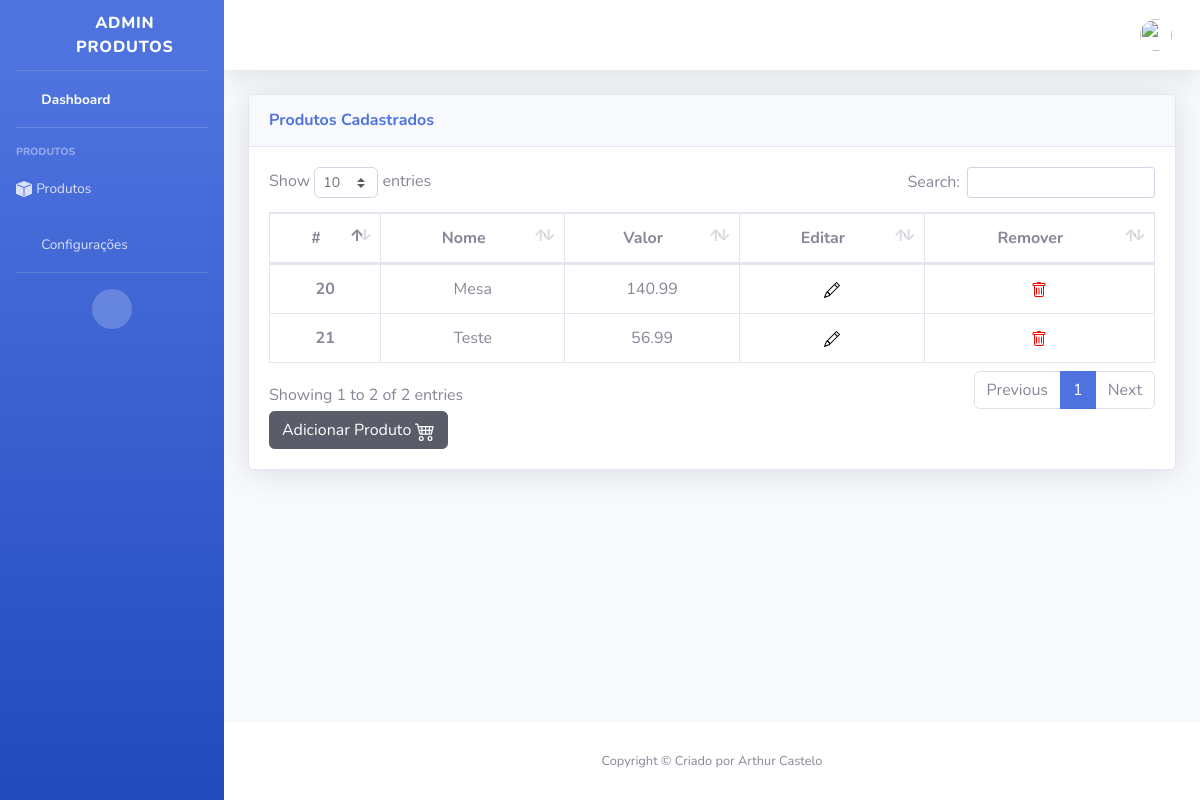
The page /listar/ on the database as committed earlier.
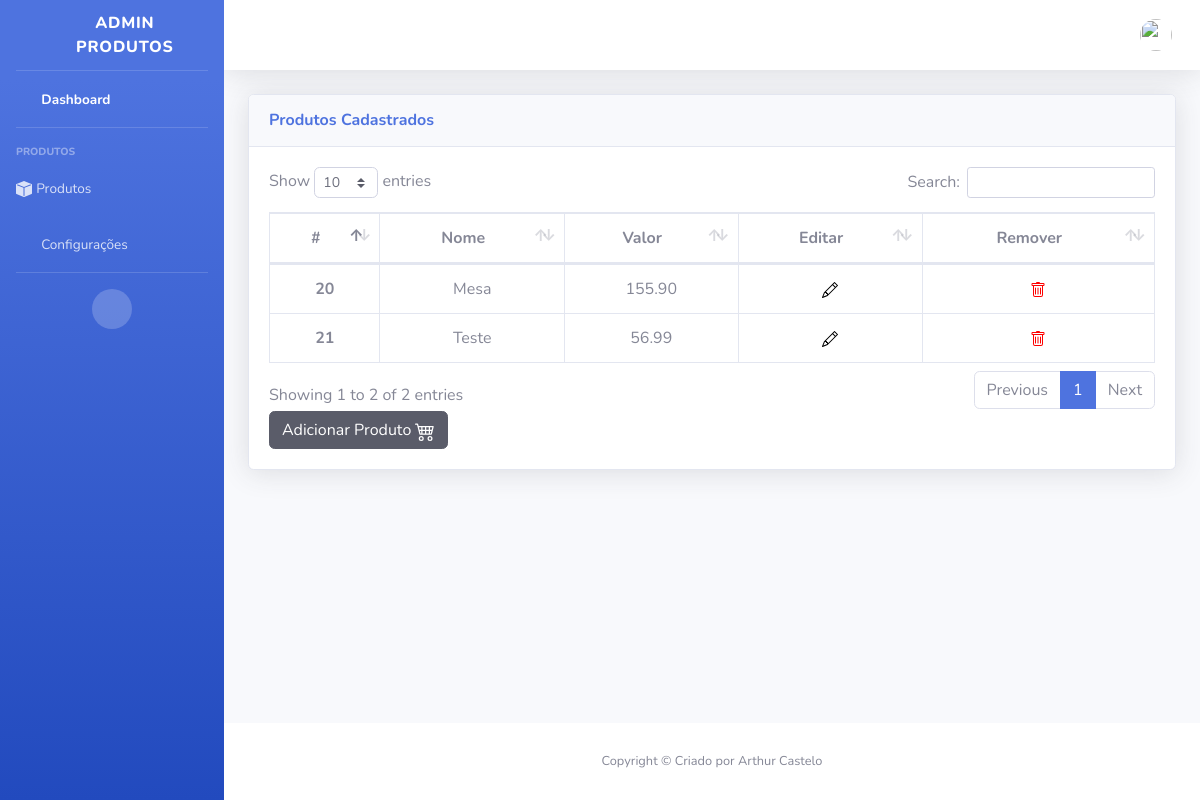
The same page on the database as committed later.
### mercado/models.py (models this page shows, shortened)
class Produtos(models.Model):
    nome = models.CharField(max_length=100)
    valor = models.CharField(max_length=100)

### mercado/views.py (the view)
# urls.py: path('listar/', listar_produtos, name='listar_produtos'),
def listar_produtos(request):
    code_success = request.GET.get('code_success')
    user_id = request.user.id
    todos_produtos = Produtos.objects.all()
    usuario_atual = request.user  # Usuário atual logado
    return render(request,'listar_produtos.html',{'todos_produtos':todos_produtos, 'code_success':code_success, 'user_id':user_id, 'usuario_atual':usuario_atual})

### templates/listar_produtos.html (shortened to what this page needs)
{% load static %}
<!DOCTYPE html>
<html lang="pt-BR">
  <head>
    <link rel="stylesheet" href="{% static '/vendor/fontawesome-free/css/all.min.css' %}">
    <link href="{% static '/css/sb-admin-2.min.css' %}" rel="stylesheet">
    <link href="{% static '/vendor/datatables/dataTables.bootstrap4.min.css' %}" rel="stylesheet">
  </head>
  <body id="page-top">
    <div id="wrapper">
      <ul class="navbar-nav bg-gradient-primary sidebar sidebar-dark accordion" id="accordionSidebar">
        <a class="sidebar-brand d-flex align-items-center justify-content-center" href="#">
          <div class="sidebar-brand-icon rotate-n-15">
            <i class="fas fa-laugh-wink"></i>
          </div>
          <div class="sidebar-brand-text mx-3">Admin Produtos</div>
        </a>
        <hr class="sidebar-divider my-0">
        <li class="nav-item active">
          <a class="nav-link" href="#">
            <i class="fas fa-fw fa-tachometer-alt"></i>
            <span>Dashboard</span>
          </a>
        </li>
        <hr class="sidebar-divider">
        <div class="sidebar-heading">
          Produtos
        </div>
        <li class="nav-item">
          <a class="nav-link collapsed" href="#" data-toggle="collapse" data-target="#collapseProdutos" aria-expanded="true" aria-controls="collapseProdutos">
            <span>Produtos</span>
          </a>
        </li>
        <li class="nav-item">
          <a class="nav-link collapsed" href="#" data-toggle="collapse" data-target="#collapseUtilities" aria-expanded="true" aria-controls="collapseUtilities">
            <i class="fas fa-fw fa-wrench"></i>
            <span>Configurações</span>
          </a>
        </li>
        <hr class="sidebar-divider">
        <div class="text-center d-none d-md-inline">
          <button class="rounded-circle border-0" id="sidebarToggle"></button>
        </div>
      </ul>
      <div id="content-wrapper" class="d-flex flex-column">
        <div id="content">
          <nav class="navbar navbar-expand navbar-light bg-white topbar mb-4 static-top shadow">
            <ul class="navbar-nav ml-auto">
              <li class="nav-item dropdown no-arrow">
                <a class="nav-link dropdown-toggle" href="#" id="userDropdown" role="button" data-toggle="dropdown" aria-haspopup="true" aria-expanded="false">
                  <img class="img-profile rounded-circle" src="{% static 'img/undraw_profile.svg' %}">
                </a>
              </li>
            </ul>
          </nav>
          <div class="container-fluid">
            <div class="card shadow mb-4">
              <div class="card-header py-3">
                <h6 class="m-0 font-weight-bold text-primary">Produtos Cadastrados</h6>
              </div>
              <div class="card-body">
                <div class="table-responsive">
                  <table class="table table-bordered" id="dataTable" width="100%" cellspacing="0">
                    <thead>
                      <tr>
                        <th scope="col" class="text-center">#</th>
                        <th scope="col" class="text-center">Nome</th>
                        <th scope="col" class="text-center">Valor</th>
                        <th scope="col" class="text-center">Editar</th>
                        <th scope="col" class="text-center">Remover</th>
                      </tr>
                    </thead>
                    <tbody>
                      {% for produto in todos_produtos %}
                      <tr>
                        <th scope="row" class="text-center">{{produto.id}}</th>
                        <td class="text-center">{{produto.nome}}</td>
                        <td class="text-center">{{produto.valor}}</td>
                        <td class="text-center"><a href="/editar/{{produto.id}}"></a></td>
                        <td class="text-center"><a href="/remover/{{produto.id}}"></a></td>
                      </tr>
                      {% endfor %}
                    </tbody>
                  </table>
                  <button type="button" class="btn btn-dark" style="color: white; text-decoration: none;" onclick="window.location.href='/cadastrar/'">Adicionar Produto </button>
                </div>
              </div>
            </div>
          </div>
        </div>
        <footer class="sticky-footer bg-white">
          <div class="container my-auto">
            <div class="copyright text-center my-auto">
              <span>Copyright &copy; Criado por Arthur Castelo</span>
            </div>
          </div>
        </footer>
      </div>
    </div>
  </body>
</html>

Rows that differ between the two databases and show on the page:
changed Produtos "Mesa": valor "140.99" → "155.90"
